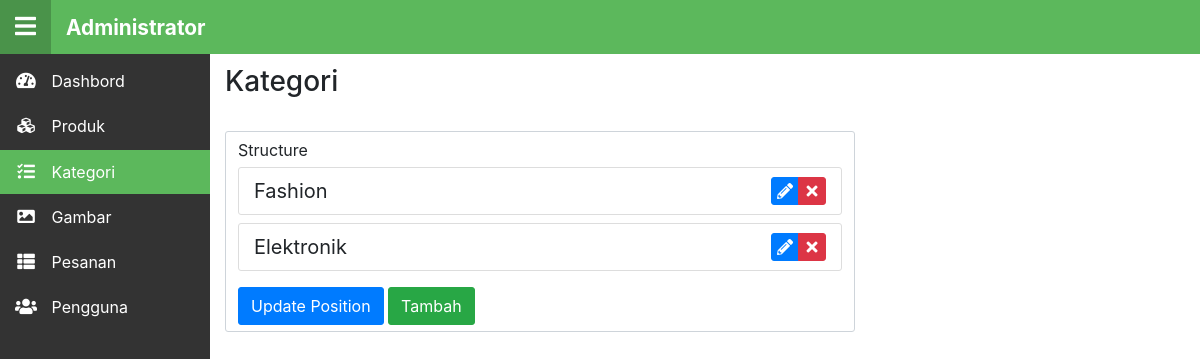
The app's page /index.php/admin_kategori with its own data.
### tables this page shows
CREATE TABLE `kategori` (
  `id` int(11) NOT NULL,
  `nama` varchar(220) NOT NULL,
  `slug` text NOT NULL,
  `position` int(11) NOT NULL
);

### application/controllers/Admin_kategori.php (called while the page is built, shortened)
<?php
class Admin_kategori extends CI_Controller {
	public function index()
	{
		$data['csrf'] = array(
			        'name' => $this->security->get_csrf_token_name(),
			        'hash' => $this->security->get_csrf_hash()
			    );
		$data['kategori'] = $this->general->read_by('kategori', 'position');
		$content['content'] = $this->load->view('admin/kategori', $data, true);
		$content['title'] = 'Kategori - Administrator';
		$content['btn'] = 'kategori';
		$content['sortable'] = 1;
		$this->load->view('layout/admin_template', $content);
		$this->general->reload('admin/kategori', array('del', 'del-all', 'add', 'edit'));
	}
}

### index.php (called while the page is built, shortened)
<?php
require_once BASEPATH.'core/CodeIgniter.php';

### application/models/General.php (called while the page is built, shortened)
<?php
class General extends CI_Model{
	public function read_by($table, $cols = 'id')
	{
		$this->db->order_by($cols, 'DESC');
		$query = $this->db->get($table);
		return $query->result();
	}
}

### application/views/admin/kategori.php (the view, shortened to what this page needs)
<h3>Kategori</h3>
<br>
<div class="row">
	<div class="col-md-8">
		<div class="panel panel-default">
			<div class="panel-heading">Structure</div>
			<div class="panel-body">
				<form method="post">
					<div class="form-group">
						<ul class="menu_drop_targets p menu-list list-unstyled">
						<?php foreach ($kategori as $kategori_item):?>
							<li class="btn btn-default btn-lg btn-block" data-id="<?=$kategori_item->id?>">
								<span><?=$kategori_item->nama?></span>
								<div class="set-position btn-group btn-group-xs">
									<button type="button" class="btn btn-primary btn-table btn-edit" data-toggle="modal" data-target=".edit" data-id="<?=$kategori_item->id?>" data-name="<?=$kategori_item->nama?>"><i class="fa fa-pencil-alt"></i></button>
									<button type="submit" class="btn btn-danger btn-table" name="del" value="<?=$kategori_item->id?>"><i class="fa fa-times"></i></button>
								</div>
							</li>
						<?php endforeach;?>
						</ul>
					</div>
					<button class="btn btn-primary" name="up" value="up">Update Position</button>
					<button type="button" class="btn btn-success btn-add" data-toggle="modal" data-target=".tambah">Tambah</button>
				</form>
			</div>
		</div>
	</div>
</div>

### assets/css/main.css (style rules this page uses)
.form-control, .mce-tinymce, .btn, .panel { border-radius: 3px; }
.panel { padding: .375rem .75rem; border: 1px solid #ced4da; }
.btn-table { display: block; padding: 1px 5px; font-size: 0.8em; width: 28px; margin: 0 auto; }

### assets/css/admin.css (style rules this page uses)
.menu-list li { padding: 8px 15px; border:1px solid #ddd; border-radius: 3px; background-color: #fff; margin:5px 0; cursor: move; text-align:left; }
.set-position { float:right; margin-top:1px; }

### records on screen
kategori: nama "Fashion", $kategori_item->id 2 (drawn)
kategori: nama "Elektronik", $kategori_item->id 1 (drawn)
